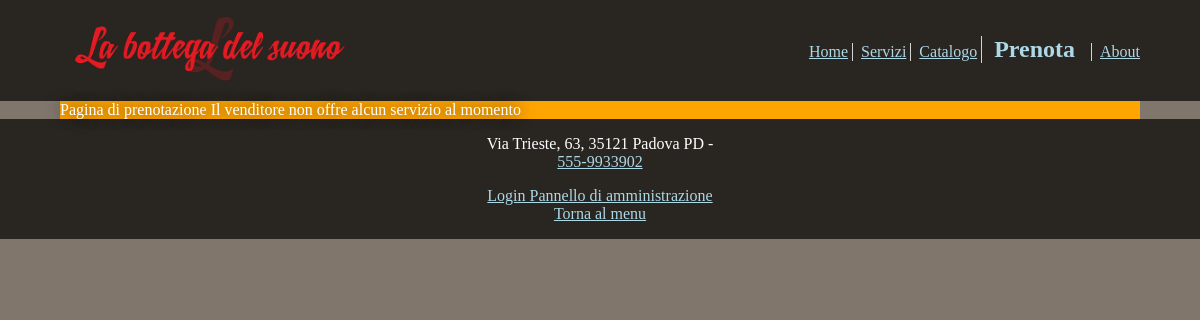
Page /prenota.php?messaggio=5 on the earlier database version.
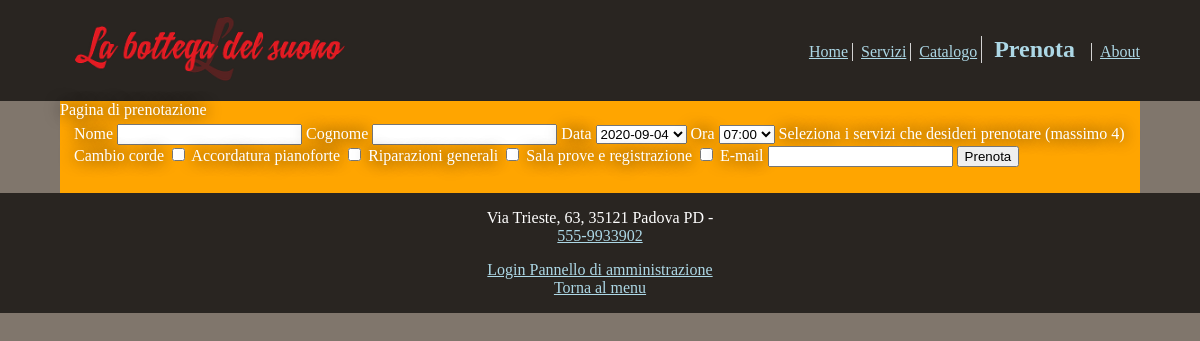
Same page on the later database version.
### tables this page shows
CREATE TABLE `servizi` (
  `id` int(11) NOT NULL,
  `nome` varchar(40) NOT NULL,
  `descrizione` varchar(250) NOT NULL,
  `costo` decimal(10,0) NOT NULL
);

### db_connection.php (called while the page is built, shortened)
<?php
    function connect($db_data){
        $db = new mysqli($db_data['server_name'], $db_data['username'], $db_data['password'], $db_data['name']);
        return $db;
    }
    function getServices($db_data){
        $db = connect($db_data);
        $query = "SELECT * FROM servizi";
        return $db->query($query);
    }
    function getDayAppointments($day, $db_data){
        $db = connect($db_data);
        $query = "SELECT * FROM appuntamenti WHERE data = '$day' ORDER BY ora ASC";
        return $db->query($query);
    }
?>

### book_form.php (the view, shortened to what this page needs)
<?php
    include_once("db_connection.php");
    $services = getServices($db_data);
    if($services->num_rows != 0){
?>
<div id="form-prenotazione">
    <form method="post" action="book.php" onsubmit="return checkBookForm()">
        <fieldset>
            <label for="nome">Nome</label>
            <input type="text" id="nome" name="nome"/>
            <label for="cognome">Cognome</label>
            <input type="text" id="cognome" name="cognome"/>
            <label for="data">Data</label>
            <select name="data" id="data">
                <?php
                $week = getNextWeekFromTomorrow();
                for($i = 0; $i < 7; $i++){
                ?>
                <option value="<?= $week[$i]?>" <?= checkDayAvailability($week[$i],$db_data) ? "" : "disabled" ?>><?= $week[$i]?></option>
                <?php } ?>
            </select>
            <label for="ora">Ora</label>
            <select name="ora" id="ora">
            <?php
                $hours = getHours();
                for($i = 0; $i < 8; $i++){?>
                <option value="<?= $hours['start'][$i]?>"><?= $hours['start'][$i]?></option>
                <?php } ?>
            </select>
            <span>Seleziona i servizi che desideri prenotare (massimo 4)</span>
            <?php
                    $i = 0;
                    while ($row = $services->fetch_assoc()){
                ?>
            <label for="servizio<?= $i; ?>"><?= $row['nome'];?></label>
            <input type="checkbox" name="servizi[]" value="<?= $row['nome'];?>" id="servizio<?= $i; ?>"/>
                <?php
                    $i += 1;
                    }
            ?>
            <label for="email">E-mail</label>
            <input type="text" id="email" name="email"/>
            <input type="submit" value="Prenota"/>
        </fieldset>
    </form>
</div>
    <?php           } else {
                ?>
<span>Il venditore non offre alcun servizio al momento</span>
                <?php
            }
    ?>

Differences in the rows shown:
added servizi: nome "Cambio corde"
added servizi: nome "Accordatura pianoforte"
added servizi: nome "Riparazioni generali"
added servizi: nome "Sala prove e registrazione"
Other differences:
form field data: (not shown) → "2020-09-04"
form field ora: (not shown) → "07:00"
form field value: (not shown) → "Prenota"
text no longer shown: "Il venditore non offre alcun servizio al momento"
text now shown: "Nome Cognome Data Ora Seleziona i servizi che desideri prenotare (massimo 4) E-mail"
